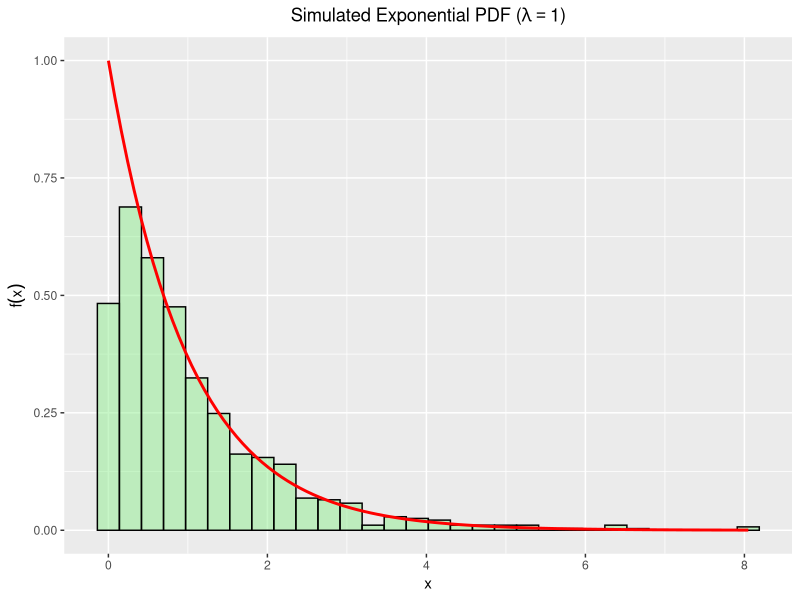
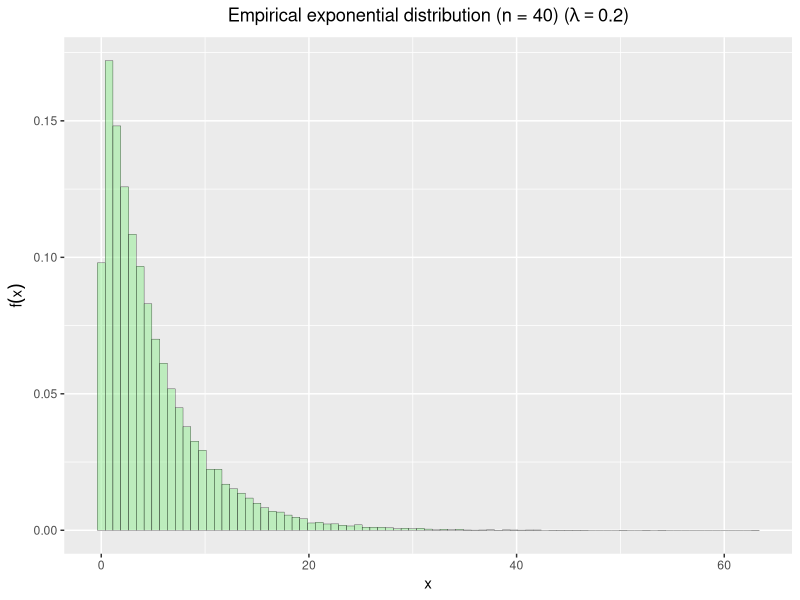
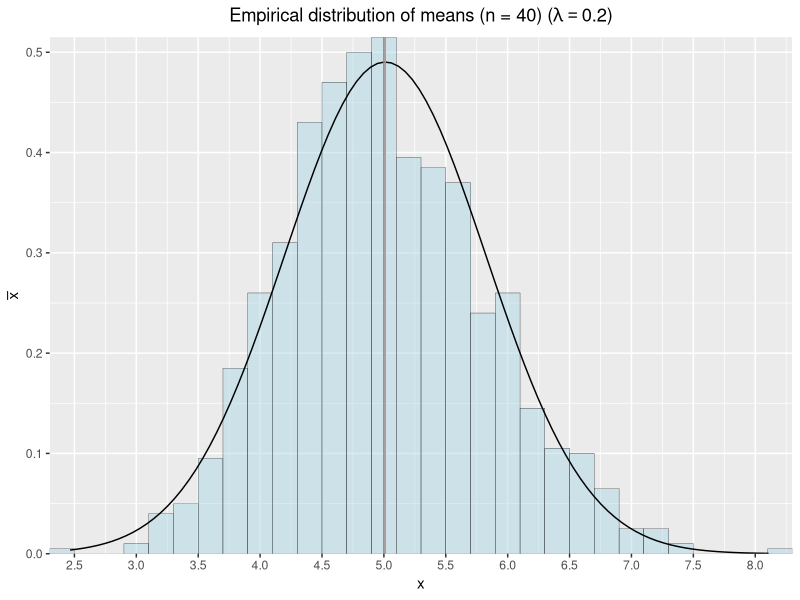

The R script that drew these images, in order:
## ---- chunk 1
# Load required libraries
library(dplyr)
library(ggplot2)
# Set chunk options
knitr::opts_chunk$set(echo = FALSE, warning = FALSE, message = FALSE)
## ---- chunk 2
y_rexp <- data.frame(sim_values = rexp(n = 1000, rate = 1))
ggplot2::ggplot(y_rexp, aes(sim_values)) +
  ggplot2::geom_histogram(
    aes(y = ..density..),
    bins = 30,
    col = "black",
    fill = "lightgreen",
    alpha = 0.5
  ) +
  ggplot2::stat_function(fun = dexp, args = list(rate = 1), linewidth = 1, col = "red") +
  ggplot2::labs(
    title = bquote("Simulated Exponential PDF (" * lambda == 1 * ")"),
    x = "x",
    y = expression(f(x))
  ) +
  ggplot2::theme(plot.title = element_text(hjust = 0.5))
## ---- chunk 3
# Set seed for reproducibility
set.seed(100)
# Set parameters
lambda <- 0.2
n_sample <- 40
n_sims <- 1000
# Run 1000 simulations each generating 40 exponential random variables
df_sim <- data.frame(vals = c(replicate(n_sims, rexp(n = n_sample, rate = lambda))))
# Plot empirical distribution of simulated random numbers
ggplot2::ggplot(df_sim, aes(vals)) +
  ggplot2::geom_histogram(
    aes(y = ..density..),
    binwidth = 0.75,
    col = "black",
    fill = "lightgreen",
    alpha = 0.5,
    linewidth = 0.1
  ) +
  ggplot2::labs(
    title = bquote("Empirical exponential distribution (n = 40) (" * lambda == 0.2 * ")"),
    x = "x",
    y = expression(f(x))
  ) +
  ggplot2::theme(plot.title = element_text(hjust = 0.5))
## ---- chunk 4
# Run 1000 simulations each generating the mean of 40 exponential random variables
df_sim_means <- data.frame(vals = c(replicate(n_sims, mean(rexp(n = n_sample, rate = lambda)))))
# Plot the empirical distribution of sample means
plot_sample_means <- ggplot2::ggplot(df_sim_means, aes(vals)) +
  ggplot2::geom_histogram(
    aes(y = ..density..),
    binwidth = 0.20,
    col = "black",
    fill = "lightblue",
    alpha = 0.5,
    linewidth = 0.1
  ) +
  ggplot2::scale_x_continuous(expand = c(0, 0), n.breaks = 10) +
  ggplot2::scale_y_continuous(expand = c(0, 0), limits = c(0, NA)) +
  ggplot2::labs(
    title = bquote("Empirical distribution of means (n = 40) (" * lambda == 0.2 * ")"),
    x = "x",
    y = expression(bar(x))
  ) +
  ggplot2::theme(plot.title = element_text(hjust = 0.5))
## ---- chunk 5
sample_mean <- mean(df_sim_means$vals, na.rm = TRUE)
sample_mean
## ---- chunk 6
sample_variance <- var(df_sim_means$vals, na.rm = TRUE)
sample_variance
## ---- chunk 7
plot_vlines <- data.frame(
  x = c(5, sample_mean),
  y = c(0.1, 0.2),
  labels = c("Theoretical mean", "Sample mean")
)
plot_sample_means +
  ggplot2::geom_function(fun = dnorm, args = list(mean = sample_mean, sd = sqrt(sample_variance))) +
  ggplot2::geom_vline(data = plot_vlines, aes(xintercept = x, colour = labels), show.legend = FALSE)
